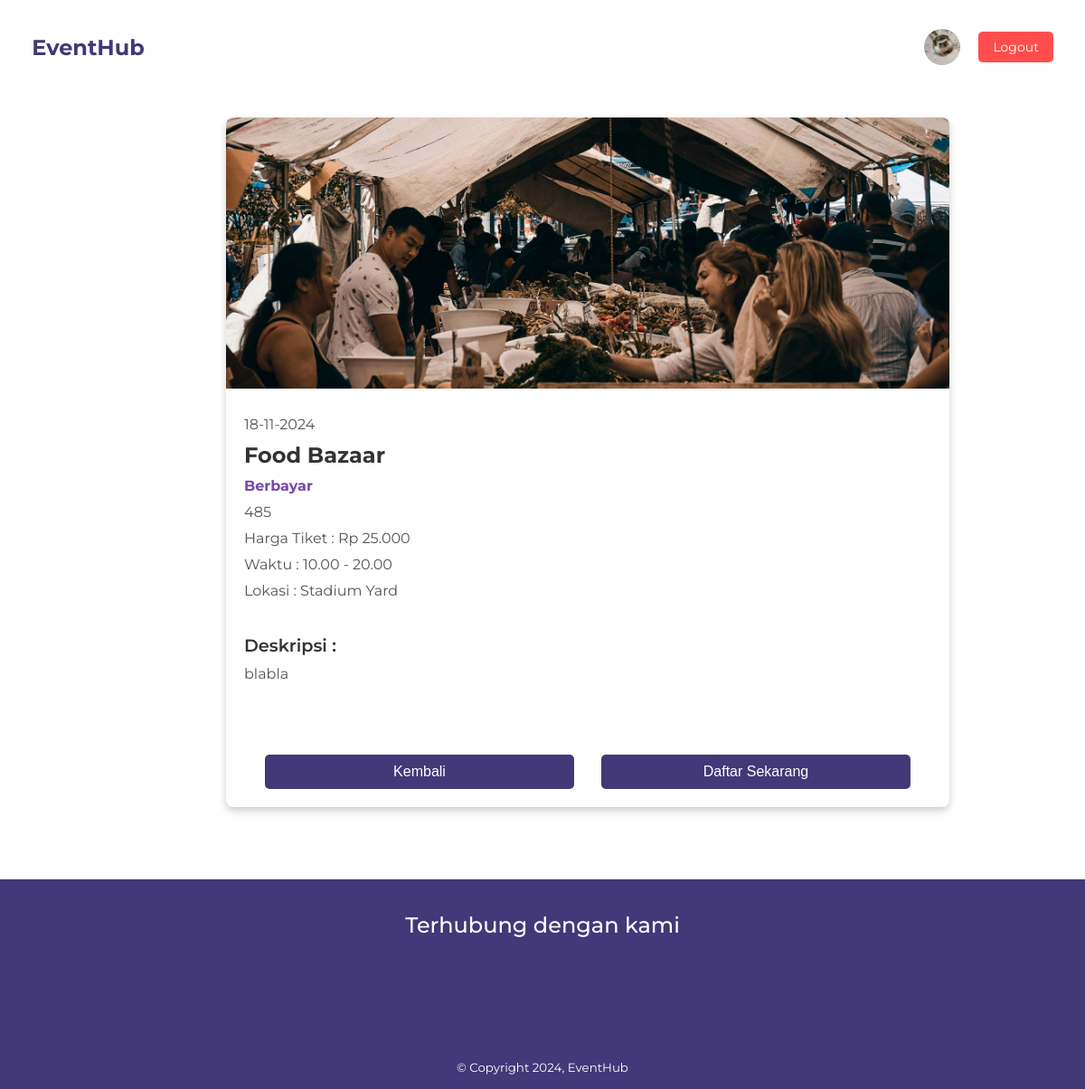
The page /detail_event.php?id_event=32 (signed in) on the database its author committed.
### tables this page shows
CREATE TABLE `pengguna` (
  `id_pengguna` int(11) NOT NULL,
  `nama_lengkap` varchar(100) NOT NULL,
  `telp` varchar(15) NOT NULL,
  `email` varchar(100) NOT NULL,
  `sandi` varchar(255) NOT NULL,
  `foto_profil` varchar(255) NOT NULL
);

CREATE TABLE `events` (
  `id_event` int(11) NOT NULL,
  `foto_event` varchar(255) NOT NULL,
  `nama_event` varchar(255) NOT NULL,
  `status_event` enum('Gratis','Berbayar') NOT NULL,
  `tanggal_event` date NOT NULL,
  `waktu_event` varchar(50) NOT NULL,
  `lokasi_event` varchar(255) NOT NULL,
  `deskripsi_event` text NOT NULL,
  `harga_tiket` int(255) NOT NULL,
  `kuota_event` int(100) NOT NULL,
  `tanggal_ditambahkan` datetime NOT NULL DEFAULT current_timestamp()
);

### detail_event.php (the view, shortened to what this page needs)
<?php
include 'koneksi.php';
$email = $_SESSION['email'];
$query = "SELECT foto_profil, id_pengguna, nama_lengkap, telp FROM pengguna WHERE email = ?";
$stmt = $conn->prepare($query);
$stmt->bind_param("s", $email);
$stmt->execute();
$result = $stmt->get_result();
$user = $result->fetch_assoc();
$foto_profil = !empty($user['foto_profil']) ? $user['foto_profil'] : 'assets/default.png';
if (isset($_GET['id_event'])) {
    $id_event = $_GET['id_event'];
    $query = "SELECT * FROM events WHERE id_event = ?";
    $stmt = $conn->prepare($query);
    $stmt->bind_param("i", $id_event);
    $stmt->execute();
    $result = $stmt->get_result();
    if ($result->num_rows > 0) {
        $event = $result->fetch_assoc();
    } else {
        echo "Event tidak ditemukan.";
        exit();
    }
} else {
    echo "ID event tidak tersedia.";
    exit();
}
?>
<!DOCTYPE html>
<html lang="en">
<head>
    <link href="https://cdn.jsdelivr.net/npm/remixicon@3.0.0/fonts/remixicon.css" rel="stylesheet">
    <link rel="stylesheet" href="styles/beranda.css">
    <link rel="stylesheet" href="styles/landing.css">
    <link rel="stylesheet" href="styles/detail.css">
</head>
<body>
    <nav>
        <div class="nav_logo"><a href="#">EventHub</a></div>
        <div class="nav__profile">
            <img src="<?php echo $foto_profil; ?>" alt="Profile" class="profile__image" onclick="window.location.href='profil.php';">
            <a href="#" class="logout__button" onclick="confirmLogout()">Logout</a>
        </div>
    </nav>
    <section class="event-detail">
        <div class="event-details-container">
            <img src="<?php echo $event['foto_event']; ?>" alt="Event Image" class="event-detail-image">
            <div class="event-info">
                <p><?php echo date('d-m-Y', strtotime($event['tanggal_event'])); ?></p>
                <h1><?php echo htmlspecialchars($event['nama_event']); ?></h1>
                <p class="status"><?php echo htmlspecialchars($event['status_event']); ?></p>
                <p><i class="ri-ticket-2-line"></i> <?php echo htmlspecialchars($event['kuota_event']); ?></p>
                <p>Harga Tiket :
                    <?php
                    if ($event['status_event'] === 'Berbayar') {
                        echo 'Rp ' . number_format($event['harga_tiket'], 0, ',', '.');
                    } else {
                        echo '-';
                    }
                    ?>
                </p>
                <p>Waktu : <?php echo htmlspecialchars($event['waktu_event']); ?></p>
                <p>Lokasi : <?php echo htmlspecialchars($event['lokasi_event']); ?></p><br>
                <p class="des">Deskripsi : </p>
                <p><?php echo htmlspecialchars($event['deskripsi_event']); ?></p>
                <div class="button-container">
                    <button onclick="window.location.href='beranda.php';">Kembali</button>
                    <button onclick="openTicketModal()">Daftar Sekarang</button>
                </div>
            </div>
        </div>
    </section>
    <footer>
        <div class="section__container" id="kontak">
            <h4>Terhubung dengan kami</h4>
            <div class="social__icons">
                <span><a href="https://www.facebook.com" target="_blank"><i class="ri-facebook-fill"></i></a></span>
                <span><a href="https://twitter.com" target="_blank"><i class="ri-twitter-fill"></i></a></span>
                <span><a href="https://www.instagram.com" target="_blank"><i class="ri-instagram-line"></i></a></span>
            </div>
            <small>&copy; Copyright 2024, EventHub</small>
        </div>
    </footer>
</body>
</html>

### styles/beranda.css (style rules this page uses)
body { font-family: "Montserrat", sans-serif; background-color: #ffffff; }
nav { display: flex; justify-content: space-between; align-items: center; padding: 10px 30px; background-color: #ffffff; color: white; }
.nav_logo a { text-decoration: none; color: #433878; font-size: 24px; font-weight: bold; }
.nav__profile { display: flex; align-items: center; cursor: pointer; }
.profile__image { width: 40px; height: 40px; border-radius: 50%; object-fit: cover; margin-left: 40px; }
.logout__button { margin-left: 20px; padding: 8px 16px; background-color: #FF4D4D; color: white; text-decoration: none; border-radius: 5px; font-size: 14px; display: inline-flex; align-items: center; cursor: pointer; }
footer { margin-top: 80px; }

### styles/landing.css (style rules this page uses)
* { padding: 0; margin: 0; box-sizing: border-box; }
.section__container { padding: 5rem 1rem; max-width: 1200px; margin: auto; }
img { width: 100%; }
body { font-family: "Montserrat", sans-serif; }
nav { position: absolute; top: 0; left: 50%; transform: translateX(-50%); padding: 2rem 2.2rem; width: 100%; max-width: 1200 px; display: flex; align-items: center; justify-content: space-between; }
footer { background-color: #433878; color: white; }
footer .section__container { display: grid; gap: 3rem; text-align: center; padding: 1rem 0; }
footer h4 { font-size: 1.5rem; font-weight: 500; padding-top: 20px; }
.social__icons { display: flex; align-items: center; justify-content: center; gap: 1rem; color: white; }
.social__icons a { text-decoration: none; color: white; }
.social__icons i { padding: 5px; font-size: 2rem; cursor: pointer; text-decoration: none; color: white; }

### styles/detail.css (style rules this page uses)
body { font-family: 'Montserrat', sans-serif; background-color: #ffffff; }
.event-details-container { width: 90%; max-width: 800px; background-color: #fff; box-shadow: 0px 4px 8px rgba(0, 0, 0, 0.2); display: flex; flex-direction: column; margin: 20px; margin-top: 130px; border-radius: 8px; overflow: hidden; margin-left: 250px; }
.event-detail-image { width: 100%; height: 300px; object-fit: cover; }
.event-info { padding: 20px; }
.event-info h1 { margin-top: 0; color: #333; }
.event-info p { margin: 10px 0; color: #555; }
.event-info .des { font-size: 1.2rem; font-weight: 600; color: #333; }
.event-info p.status { font-weight: bold; color: #764aa8; }
.button-container { display: flex; justify-content: center; gap: 30px; margin-top: 80px; }
.button-container button { width: 45%; padding: 10px; background-color: #433878; color: #fff; border: none; border-radius: 5px; font-size: 16px; cursor: pointer; }

### rows shown on the page
pengguna: foto_profil (picture)
events: foto_event (picture), tanggal_event "18-11-2024", nama_event "Food Bazaar", status_event "Berbayar", kuota_event "485", harga_tiket "25.000", waktu_event "10.00 - 20.00", lokasi_event "Stadium Yard", deskripsi_event "blabla"
